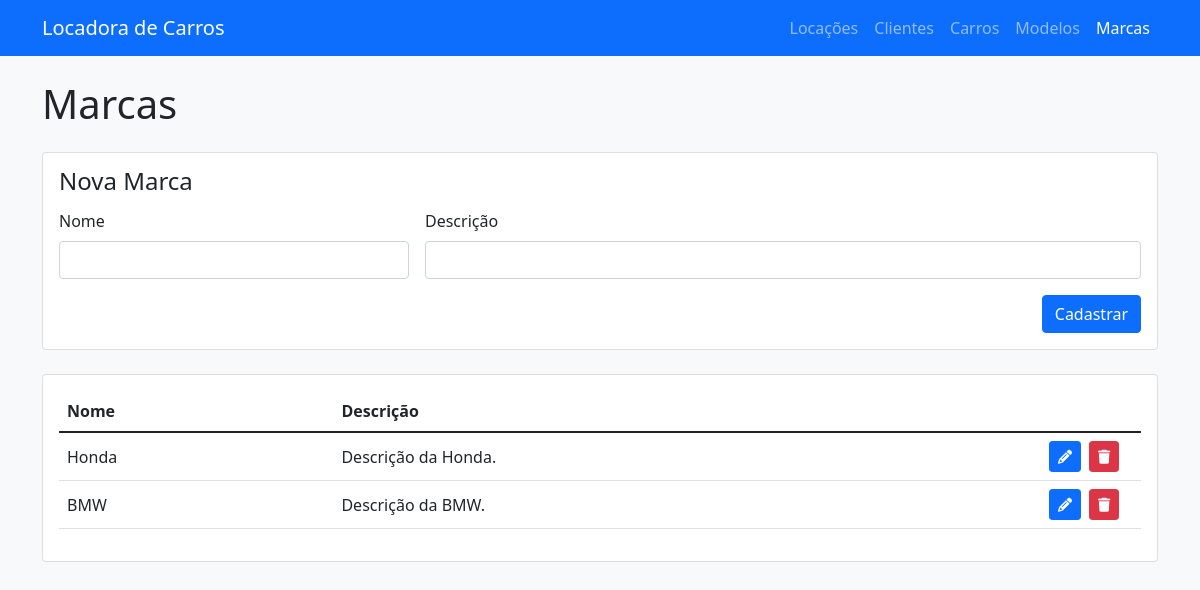
Page /marcas/ on the committed database.
### Apps/Marcas/models.py (models this page shows, shortened)
class Marca(models.Model):
    nome = models.CharField(max_length=50)
    descricao = models.CharField(max_length=200)

### Apps/Marcas/views.py (the view)
# urls.py: path('', views.listarMarcas, name='marcas'),
def listarMarcas(request):
    listaDeMarcas = Marca.objects.all()
    return render(request, 'marcas/index.html', {'marcas': listaDeMarcas})

### templates/marcas/index.html (shortened to what this page needs)
{% extends '../base.html' %}
{% block content %}
    <h1>Marcas</h1>
    <div class="card my-4">
        <div class="card-body">
            <h2 class="d-flex justify-content-between mb-3 fs-4 lh-1">
                {% if marca %}
                    <span>Editar Marca</span> <a href="/marcas" class="fs-6 text-danger text-decoration-none">Cancelar</a>
                {% else %}
                    Nova Marca
                {% endif %}
            </h2>
            <form action="{% if marca %}/marcas/atualizar/{{ marca.id }}{% else %}/marcas/cadastrar/{% endif %}" method="POST">
                <div class="row g-3">
                    <div class="col-md-4">
                        <label for="nome" class="form-label">Nome</label>
                        <input type="text" maxlength="50" class="form-control" name="nome" id="nome" value="{{ marca.nome }}" required>
                    </div>
                    <div class="col">
                        <label for="descricao" class="form-label">Descrição</label>
                        <input type="text" maxlength="200" class="form-control" name="descricao" id="descricao"
                            value="{{ marca.descricao }}">
                    </div>
                </div>
                <div class="row mt-3">
                    <div class="col d-flex justify-content-sm-end">
                        <button type="submit" class="btn btn-primary flex-grow-1 flex-sm-grow-0">
                            {% if marca %}
                                Salvar
                            {% else %}
                                Cadastrar
                            {% endif %}
                        </button>
                    </div>
                </div>
            </form>
        </div>
    </div>
    <div class="card">
        <div class="card-body">
            <table class="table table-hover">
                <thead>
                    <tr>
                        <th scope="col">Nome</th>
                        <th scope="col">Descrição</th>
                        <th scope="col"></th>
                    </tr>
                </thead>
                <tbody>
                    {% for marca in marcas %}
                    <tr valign="middle">
                        <td>{{ marca.nome }}</td>
                        <td>{{ marca.descricao }}</td>
                        <td width="100px">
                            <div class="d-flex gap-2">
                                <a href="/marcas/{{ marca.id }}" class="btn btn-sm btn-primary" title="Editar">
                                    <i class="fas fa-pencil-alt"></i>
                                </a>
                                <button data-bs-toggle="modal" data-bs-target="#aviso-deletar" data-href="/marcas/deletar/{{ marca.id }}"
                                    class="btn btn-sm btn-danger" title="Remover">
                                    <i class="fas fa-trash"></i>
                                </button>
                            </div>
                        </td>
                    </tr>
                    {% endfor %}
                </tbody>
            </table>
        </div>
    </div>
{% endblock %}

### rows in the picture
Marca: nome "Honda", descricao "Descrição da Honda."
Marca: nome "BMW", descricao "Descrição da BMW."
